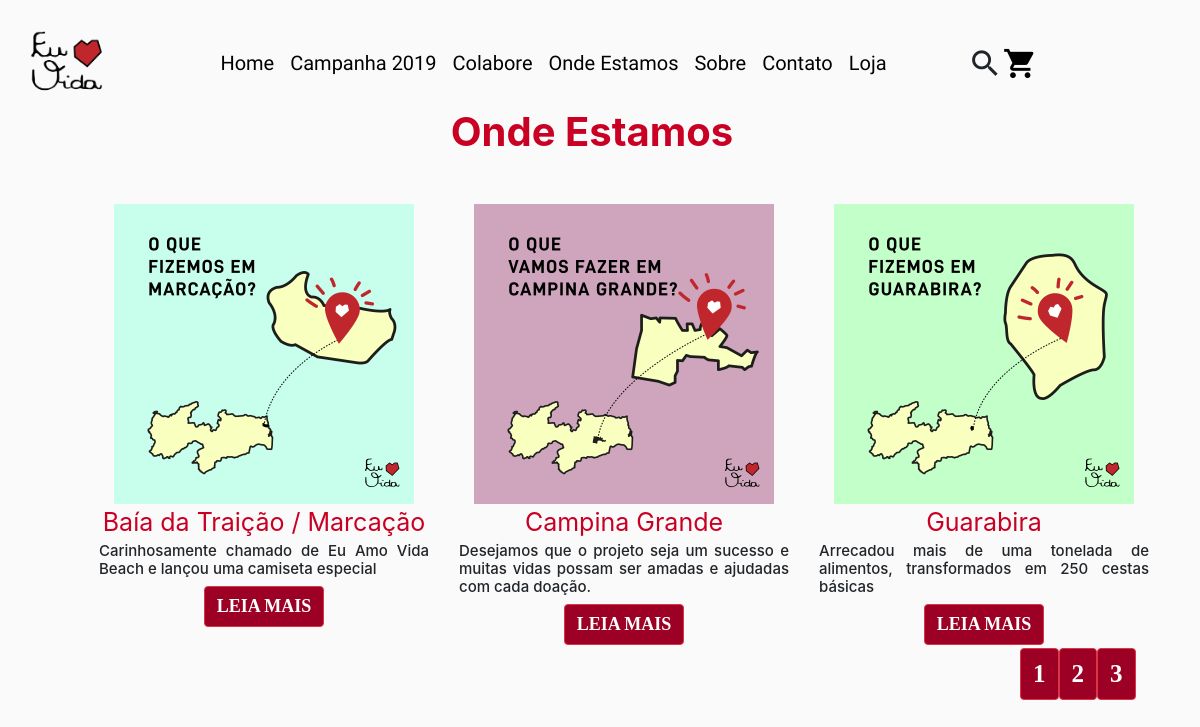
Page /cidades/ on the committed database.
### cidades/models.py (models this page shows, shortened)
class Cidade(models.Model):
    nome = models.CharField(max_length=150)
    titulo = models.CharField(max_length=150)
    subtitulo = models.CharField(max_length=150)
    textinho = models.CharField(max_length=15000)
    foto_cidade = models.ImageField(upload_to= 'images')
    puzzle1 = models.ImageField(upload_to= 'images')
    puzzle2 = models.ImageField(upload_to= 'images')
    puzzle3 = models.ImageField(upload_to= 'images')
    puzzle4 = models.ImageField(upload_to= 'images')
    class Meta:
        verbose_name = 'Cidade'
        verbose_name_plural = 'Cidades'
        ordering = ['nome']

### cidades/views.py (the view)
class CidadeListView(generic.ListView):
	model = Cidade
	template_name = 'cidades/cidades.html'
	context_object_name = 'cidades'
	paginate_by = 3

### templates/cidades/cidades.html (shortened to what this page needs)
{% extends "base.html" %}
{% load static %}
{% block conteudo %}
<h1 id="Titulo">Onde Estamos</h1>
<div class="row" style="width: 90%; margin-left: 7%; margin-top: 15%">
	{%  for cidade in cidades %}
	<div class="col-sm-6 col-md-4">
		<div class="thumbnail" align="center">
			<a href="{% url 'euamovida-cidade' cidade.id %}">
				<img src="{{ cidade.foto_cidade.url }}" height="300" width="300">
			</a>
			<div class="caption">
				<a href="{% url 'euamovida-cidade' cidade.id %}" style="font-size: 25px; text-align: justify; color:#c90024; text-decoration:none;">{{ cidade.nome }}</a>
				<h2 style="font-size: 15px; text-align: justify;">{{ cidade.subtitulo }}</h2>
				<a href="{% url 'euamovida-cidade' cidade.id %}" role="button" class="btn btn-danger" style="font-family: 'minimal'; font-weight: bold; font-size: 18px;">LEIA MAIS</a>
			</div>
		</div>
	</div>
	{% endfor %}
</div>
<div class="row">
	<div class="col-md-12" style="width:15%; position: absolute; margin-left: 85%;font-size: 35px;">
		<nav>
			<ul class="pagination">
				{% for page in page_obj.paginator.page_range %}
				<li><a href="?page={{ page }}" role="button" class="btn btn-danger" style="font-family: 'minimal'; font-weight: bold; font-size: 25px;">{{ page }}</a></li>
				{% endfor %}
			</ul>
		</nav>
	</div>
</div>
{% endblock %}

### static/css/style.css (style rules this page uses)
body { background-color:#fafafa; }
ul { list-style-type: none; }
#Titulo { width: 680px; font-size: 40px; color:#c90024; font-weight: bold; position: absolute; margin-left: 21%; margin-top: 7%; text-align: center; }
.btn, btn-danger { background-color: #9c0024; }

### rows in the picture
Cidade: foto_cidade (picture), nome "Baía da Traição / Marcação", subtitulo "Carinhosamente chamado de Eu Amo Vida Beach e lançou uma camiseta especial"
Cidade: foto_cidade (picture), nome "Campina Grande", subtitulo "Desejamos que o projeto seja um sucesso e muitas vidas possam ser amadas e ajudadas com cada doação."
Cidade: foto_cidade (picture), nome "Guarabira", subtitulo "Arrecadou mais de uma tonelada de alimentos, transformados em 250 cestas básicas"

### other values in the picture
{{ page }} "1" "2" "3"
